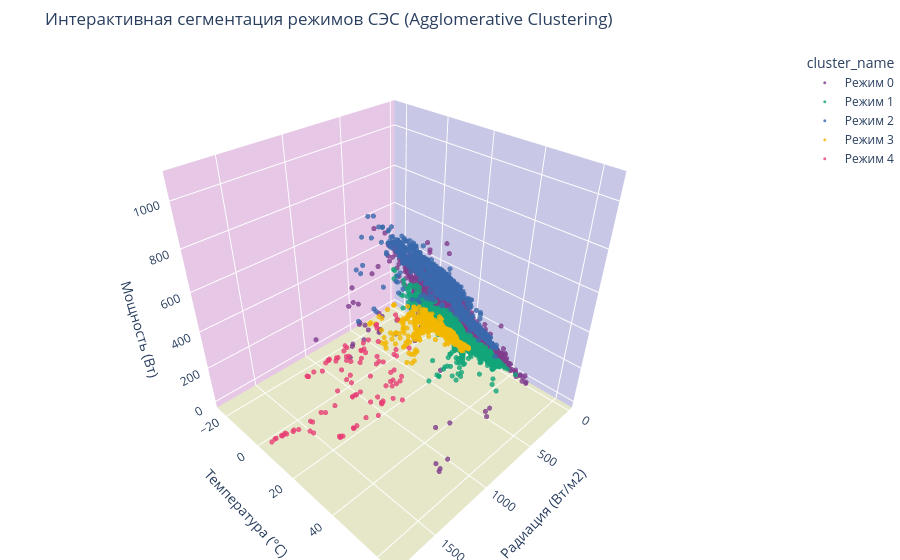

Write notebook code for a chart like this one.
### Markdown cell above
def classify_advanced(row):
    irr = row["poa_irradiance"]
    power = row["ac_power"]
    eff = row["efficiency"]
    temp = row["module_temp"]

    # 0 — ночь
    if irr < 20:
        return 0

    # 1 — слабое солнце / облачность
    if irr < 200 and eff > 0.2:
        return 1

    # 2 — нормальная работа
    if irr >= 200 and eff > 0.6:
        return 2

    # 3 — перегрев (температура высокая → эффективность падает)
    if temp > 60 and eff < 0.5:
        return 3

    # 4 — аномалия (есть солнце, но мало мощности)
    if irr > 300 and eff < 0.3:
        return 4

    # 5 — прочие отклонения
    return 5

### Code cell
import pandas as pd
import numpy as np
import plotly.express as px
from sklearn.cluster import AgglomerativeClustering
from sklearn.preprocessing import StandardScaler

# 1. ПОДГОТОВКА ДАННЫХ
# Используем твои колонки: радиация, температура модуля и мощность
features = ['poa_irradiance', 'module_temp', 'ac_power']

# Фильтруем ночные данные (>10 Вт/м2) и берем выборку. 
# ВАЖНО: Иерархическая кластеризация требует много памяти, 
# поэтому для построения модели берем оптимальный сэмпл (5000-8000 точек).
df = df[df['poa_irradiance'] > 10][features].sample(5000, random_state=42)

# 2. МАСШТАБИРОВАНИЕ
# Это обязательно для корректной работы евклидова расстояния
scaler_hc = StandardScaler()
X_scaled = scaler_hc.fit_transform(df)

# 3. ИЕРАРХИЧЕСКАЯ КЛАСТЕРИЗАЦИЯ
# n_clusters=4 — оптимально для СЭС: (Ясно, Облачно, Переменная облачность, Низкая инсоляция)
# linkage='ward' — минимизирует дисперсию внутри кластеров (самый точный метод)
hc_model = AgglomerativeClustering(n_clusters=5, linkage='ward')
df['cluster'] = hc_model.fit_predict(X_scaled)

# Преобразуем метки в текст для красивой легенды
df['cluster_name'] = df['cluster'].apply(lambda x: f'Режим {x}')

# 4. ИНТЕРАКТИВНАЯ 3D ВИЗУАЛИЗАЦИЯ (PLOTLY)
fig = px.scatter_3d(
    df, 
    x='poa_irradiance', 
    y='module_temp', 
    z='ac_power',
    color='cluster_name',
    title='Интерактивная сегментация режимов СЭС (Agglomerative Clustering)',
    labels={
        'poa_irradiance': 'Радиация (Вт/м2)', 
        'module_temp': 'Температура (°C)', 
        'ac_power': 'Мощность (Вт)'
    },
    opacity=0.8,
    color_discrete_sequence=px.colors.qualitative.Bold
)

# Настройка стиля точек
fig.update_traces(marker=dict(size=3, line=dict(width=0)))
fig.update_layout(
    scene=dict(
        xaxis_backgroundcolor="rgb(200, 200, 230)",
        yaxis_backgroundcolor="rgb(230, 200, 230)",
        zaxis_backgroundcolor="rgb(230, 230, 200)",
    ),
    margin=dict(l=0, r=0, b=0, t=50)
)

# Вывод графика (его можно крутить мышкой)
fig.show()

# 5. ПОДГОТОВКА ДЛЯ MLP
# Теперь у тебя есть размеченные данные, на которых можно учить нейросеть
print("Распределение точек по режимам:")
print(df['cluster_name'].value_counts())

### Figure 1 — Plotly figure (JSON) as saved in the notebook; plotly's stock layout.template omitted (floating-point values rounded to 4 significant figures; data arrays with more than 128 entries replaced by an {"elided": "..."} marker saying what was removed)
{"data": [{"hovertemplate": "cluster_name=Режим 0<br>Радиация (Вт/м2)=%{x}<br>Температура (°C)=%{y}<br>Мощность (Вт)=%{z}<extra></extra>", "legendgroup": "Режим 0", "marker": {"color": "rgb(127, 60, 141)", "line": {"width": 0}, "opacity": 0.8, "size": 3, "symbol": "circle"}, "mode": "markers", "name": "Режим 0", "scene": "scene", "showlegend": true, "type": "scatter3d", "x": {"elided": "1430 float values"}, "y": {"elided": "1430 float values"}, "z": {"elided": "1430 float values"}}, {"hovertemplate": "cluster_name=Режим 1<br>Радиация (Вт/м2)=%{x}<br>Температура (°C)=%{y}<br>Мощность (Вт)=%{z}<extra></extra>", "legendgroup": "Режим 1", "marker": {"color": "rgb(17, 165, 121)", "line": {"width": 0}, "opacity": 0.8, "size": 3, "symbol": "circle"}, "mode": "markers", "name": "Режим 1", "scene": "scene", "showlegend": true, "type": "scatter3d", "x": {"elided": "1262 float values"}, "y": {"elided": "1262 float values"}, "z": {"elided": "1262 float values"}}, {"hovertemplate": "cluster_name=Режим 2<br>Радиация (Вт/м2)=%{x}<br>Температура (°C)=%{y}<br>Мощность (Вт)=%{z}<extra></extra>", "legendgroup": "Режим 2", "marker": {"color": "rgb(57, 105, 172)", "line": {"width": 0}, "opacity": 0.8, "size": 3, "symbol": "circle"}, "mode": "markers", "name": "Режим 2", "scene": "scene", "showlegend": true, "type": "scatter3d", "x": {"elided": "1174 float values"}, "y": {"elided": "1174 float values"}, "z": {"elided": "1174 float values"}}, {"hovertemplate": "cluster_name=Режим 3<br>Радиация (Вт/м2)=%{x}<br>Температура (°C)=%{y}<br>Мощность (Вт)=%{z}<extra></extra>", "legendgroup": "Режим 3", "marker": {"color": "rgb(242, 183, 1)", "line": {"width": 0}, "opacity": 0.8, "size": 3, "symbol": "circle"}, "mode": "markers", "name": "Режим 3", "scene": "scene", "showlegend": true, "type": "scatter3d", "x": {"elided": "1037 float values"}, "y": {"elided": "1037 float values"}, "z": {"elided": "1037 float values"}}, {"hovertemplate": "cluster_name=Режим 4<br>Радиация (Вт/м2)=%{x}<br>Температура (°C)=%{y}<br>Мощность (Вт)=%{z}<extra></extra>", "legendgroup": "Режим 4", "marker": {"color": "rgb(231, 63, 116)", "line": {"width": 0}, "opacity": 0.8, "size": 3, "symbol": "circle"}, "mode": "markers", "name": "Режим 4", "scene": "scene", "showlegend": true, "type": "scatter3d", "x": [1761.0, 941.3, 840.9, 956.9, 662.0, 1164.0, 1762.0, 1703.0, 565.7, 1147.0, 745.4, 985.4, 689.6, 830.5, 1066.0, 970.2, 1089.0, 966.9, 700.0, 919.8, 743.6, 573.8, 651.6, 845.4, 660.2, 629.2, 1535.0, 1011.0, 1241.0, 1572.0, 1050.0, 1622.0, 983.8, 1013.0, 1300.0, 1669.0, 855.0, 1087.0, 958.6, 847.5, 1244.0, 1423.0, 1297.0, 1236.0, 1411.0, 1110.0, 1235.0, 741.9, 1403.0, 1051.0, 988.4, 1248.0, 1293.0, 1266.0, 825.0, 660.5, 1421.0, 1582.0, 1702.0, 675.2, 1061.0, 841.4, 644.7, 969.5, 572.3, 780.3, 1363.0, 1127.0, 1090.0, 741.0, 759.1, 886.0, 879.8, 704.1, 676.4, 846.1, 1793.0, 1196.0, 1016.0, 645.1, 766.1, 808.1, 1098.0, 748.9, 1238.0, 1580.0, 1340.0, 586.8, 1692.0, 1173.0, 707.1, 1182.0, 651.3, 1528.0, 954.3, 1692.0, 1672.0], "y": [4.703, -2.015, -0.4838, -13.5, 12.4, 18.82, 5.532, 4.407, -11.51, 10.73, 3.117, 17.73, 7.778, 15.57, 8.429, 14.85, 7.417, -8.8, 1.526, -5.067, -16.06, 5.753, 7.793, -0.5579, -1.589, -11.18, 10.7, 7.539, -9.113, 14.62, 15.25, 5.688, 17.55, -12.37, 19.55, 5.043, 2.645, 21.19, 17.09, 21.73, 6.331, 19.5, 19.34, 11.08, 19.21, 7.839, 13.45, 2.391, 19.64, -2.902, 23.9, -9.178, 19.54, 19.43, 11.94, 8.172, 18.81, 6.332, 4.714, 10.25, 7.384, -9.818, -1.92, -13.08, 11.98, -5.012, 5.422, -3.31, 7.437, 11.6, 14.32, 6.618, 1.436, 1.849, -0.3862, -10.85, 4.9, 5.509, 19.8, 8.447, 11.47, -0.8202, -9.359, -14.78, -9.006, 13.08, 6.625, 5.368, 4.567, 12.54, 13.74, -9.156, 1.621, 11.27, -8.065, 11.85, 4.381], "z": [8.126, 0.111, 129.1, 20.86, -1.474, -1.373, 19.81, -1.607, 22.0, 134.8, 84.31, -1.462, -1.463, 28.07, 10.7, 10.57, -1.53, 47.42, 148.2, 86.07, 12.8, 267.3, -1.43, 130.9, 211.2, 25.65, 67.64, -1.496, 52.09, 115.4, 15.71, -1.552, 4.553, 27.0, -1.229, -1.474, 143.4, -1.218, -1.318, -1.196, -1.519, -1.307, -1.24, 246.5, -1.351, 251.8, 209.1, 31.36, -1.207, 141.9, 85.7, 56.59, -1.273, -1.218, -1.474, 103.3, -1.307, -1.474, -1.519, 114.9, -1.496, -1.432, 187.8, 22.04, 138.4, -1.82, -1.541, 151.5, -1.53, -1.396, 4.099, 41.01, 109.2, 29.02, 230.0, 52.78, 5.588, 63.0, 34.52, 129.1, -1.352, 124.2, 29.15, 11.8, 51.44, 50.09, -1.508, 294.2, -1.663, 280.9, -2.825, 57.64, 3.315, -1.396, 70.78, 95.78, -1.485]}], "layout": {"legend": {"title": {"text": "cluster_name"}, "tracegroupgap": 0}, "margin": {"b": 0, "l": 0, "r": 0, "t": 50}, "scene": {"domain": {"x": [0, 1], "y": [0, 1]}, "xaxis": {"backgroundcolor": "rgb(200, 200, 230)", "title": {"text": "Радиация (Вт/м2)"}}, "yaxis": {"backgroundcolor": "rgb(230, 200, 230)", "title": {"text": "Температура (°C)"}}, "zaxis": {"backgroundcolor": "rgb(230, 230, 200)", "title": {"text": "Мощность (Вт)"}}}, "title": {"text": "Интерактивная сегментация режимов СЭС (Agglomerative Clustering)"}}}
